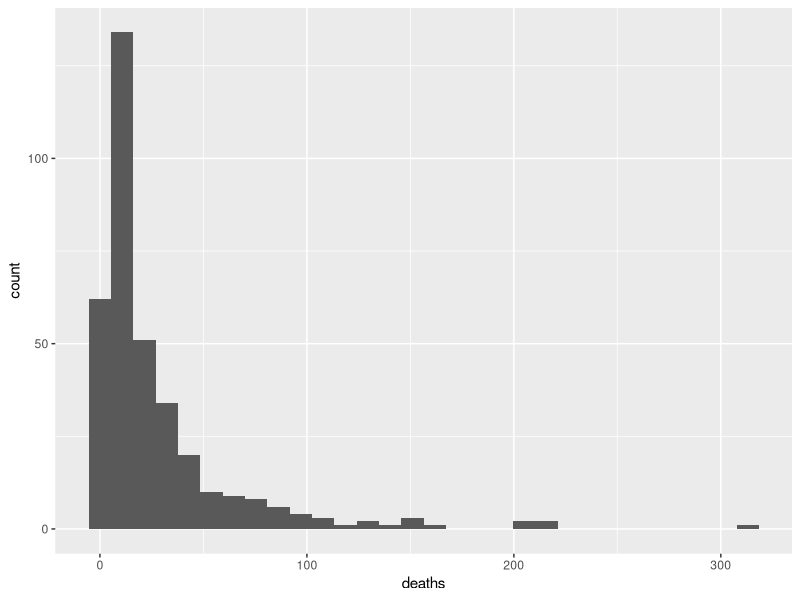
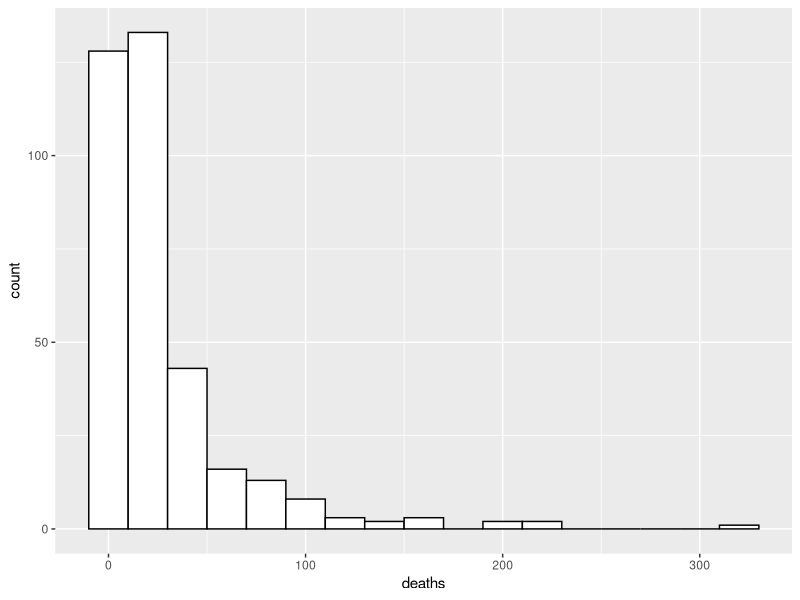
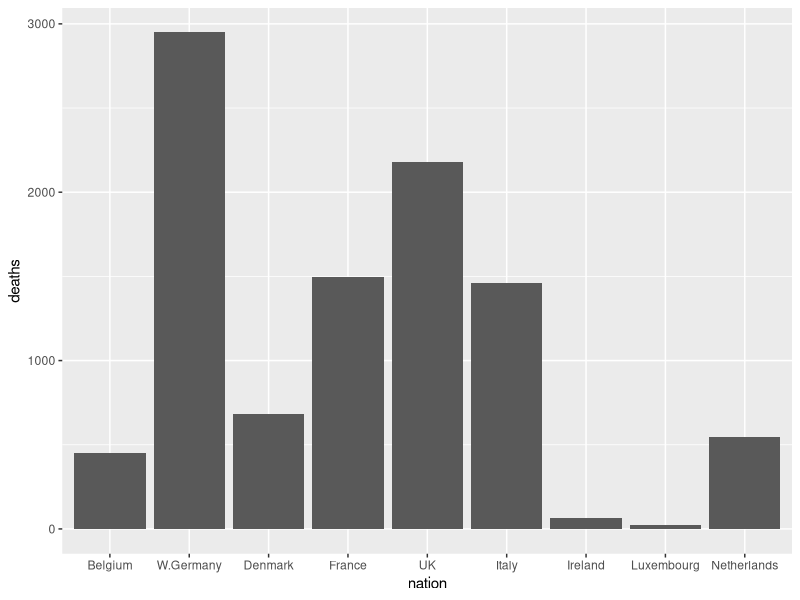
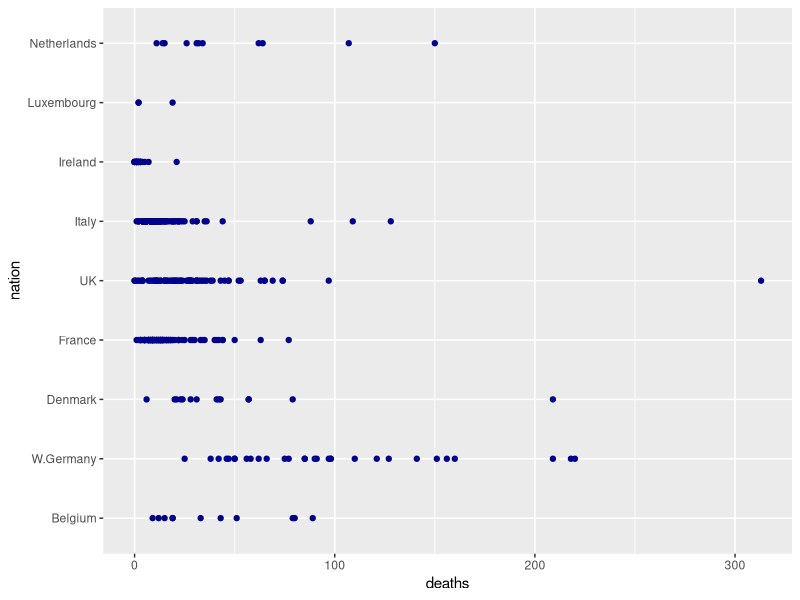
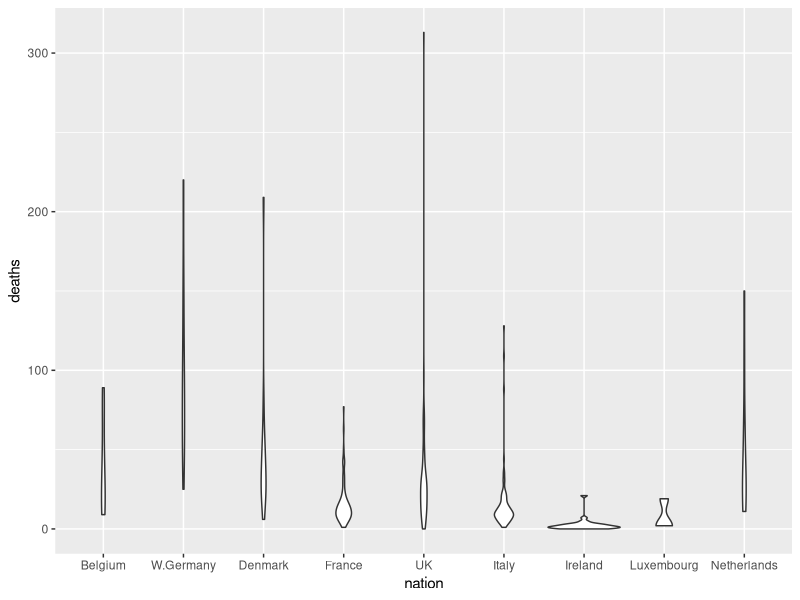
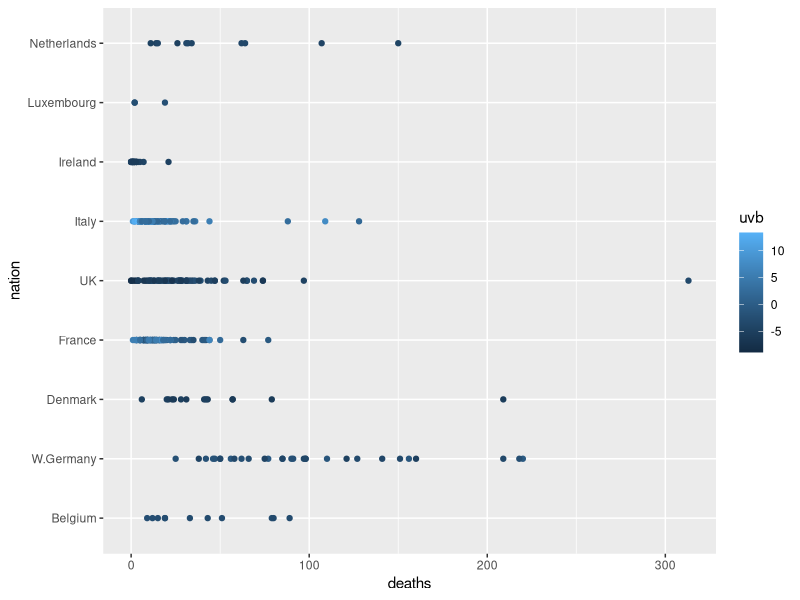
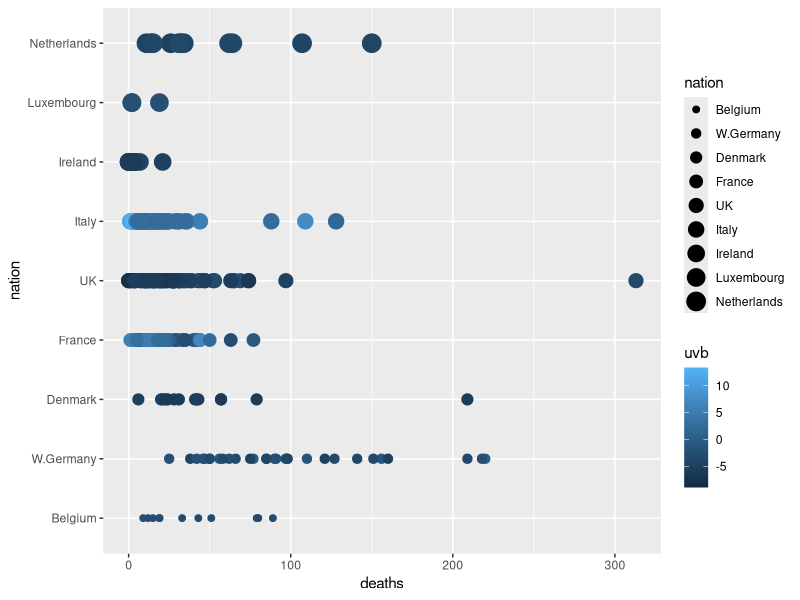
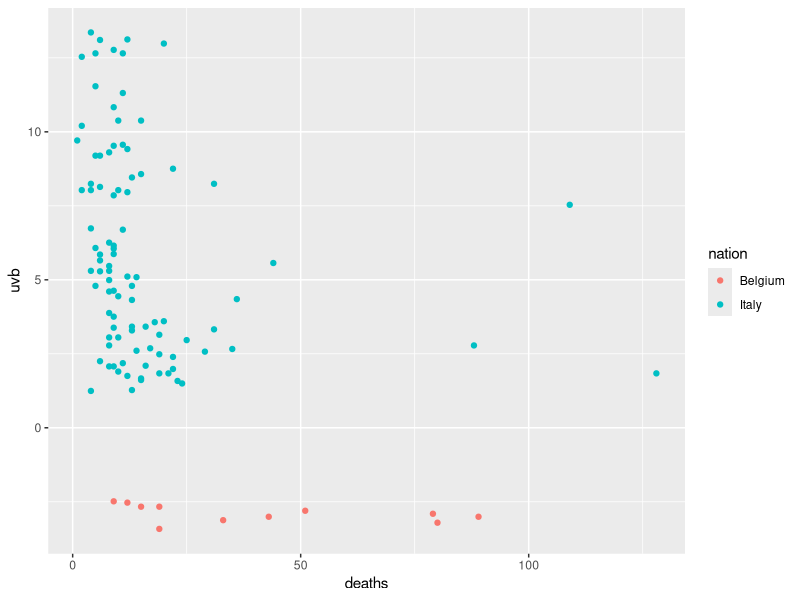

The R script that drew these images, in order:
## ---- chunk 1
library(knitr)
library(mlmRev)
library(tidyverse) # will get ggplot2
## ---- chunk 2
names(Mmmec) 
## ---- chunk 3
head(Mmmec, 2)
## ---- chunk 4
summary(Mmmec)
## ---- chunk 5
ggplot(Mmmec, aes(x=deaths)) + geom_histogram()
## ---- chunk 6
ggplot(Mmmec, aes(x=deaths)) + geom_histogram(binwidth = 20,
            fill="white",colour="black")
## ---- chunk 7
ggplot(Mmmec, aes(x=nation, y=deaths)) + 
       geom_bar(stat = "identity") # heights of the bars represent values in the data
## ---- chunk 8
ggplot(Mmmec, aes(x=deaths, y=nation)) + 
       geom_point(color='darkblue')
## ---- chunk 9
ggplot(Mmmec, aes(x=nation, y=deaths)) + 
       geom_violin()
## ---- chunk 10
ggplot(Mmmec, aes(x=deaths, y=nation)) + 
       geom_point(aes(color=uvb))
## ---- chunk 11
ggplot(Mmmec, aes(x=deaths, y=nation)) + 
       geom_point(aes(color=uvb, size=nation))
## ---- chunk 12
ggplot(filter(Mmmec, nation %in% c("Belgium","Italy")),
              aes(x=deaths, y=uvb, color=nation)) + 
              geom_point()
## ---- chunk 13
ggplot(filter(Mmmec, nation %in% c("Belgium","Italy")),
              aes(x=uvb, y=deaths,
              color=nation)) + geom_point()
## ---- chunk 14
ggplot(filter(Mmmec, nation %in% c("France","Italy")),
              aes(x=uvb, y=deaths, color=nation)) + 
              geom_point()
## ---- chunk 15
ggplot(filter(Mmmec, nation %in% c("Denmark","Luxembourg")),
              aes(x=uvb, y=deaths, color=nation)) + 
                geom_point() +
                geom_text(aes(label=region), size = 6)
## ---- chunk 16
ggplot(filter(Mmmec, nation %in% c("France")),
              aes(x=uvb, y=deaths, color=nation)) + 
                geom_point(aes(color=region)) 
## ---- chunk 17
ggplot(filter(Mmmec, nation %in% c("Luxembourg")),
              aes(x=uvb, y=deaths, color=nation)) + 
                geom_point(aes(color=region, shape=county)) 
## ---- chunk 18
library(ggrepel)
ggplot(filter(Mmmec, nation %in% c("Denmark","Luxembourg")),
              aes(x=uvb, y=deaths, color=nation)) + 
                geom_point() +
                geom_text_repel(aes(label=region), size = 6)
## ---- chunk 19
ggplot(filter(Mmmec, nation %in% c("Denmark","Luxembourg")),
              aes(x=uvb, y=deaths)) + 
                geom_point(aes(color=nation, size=deaths)) 
